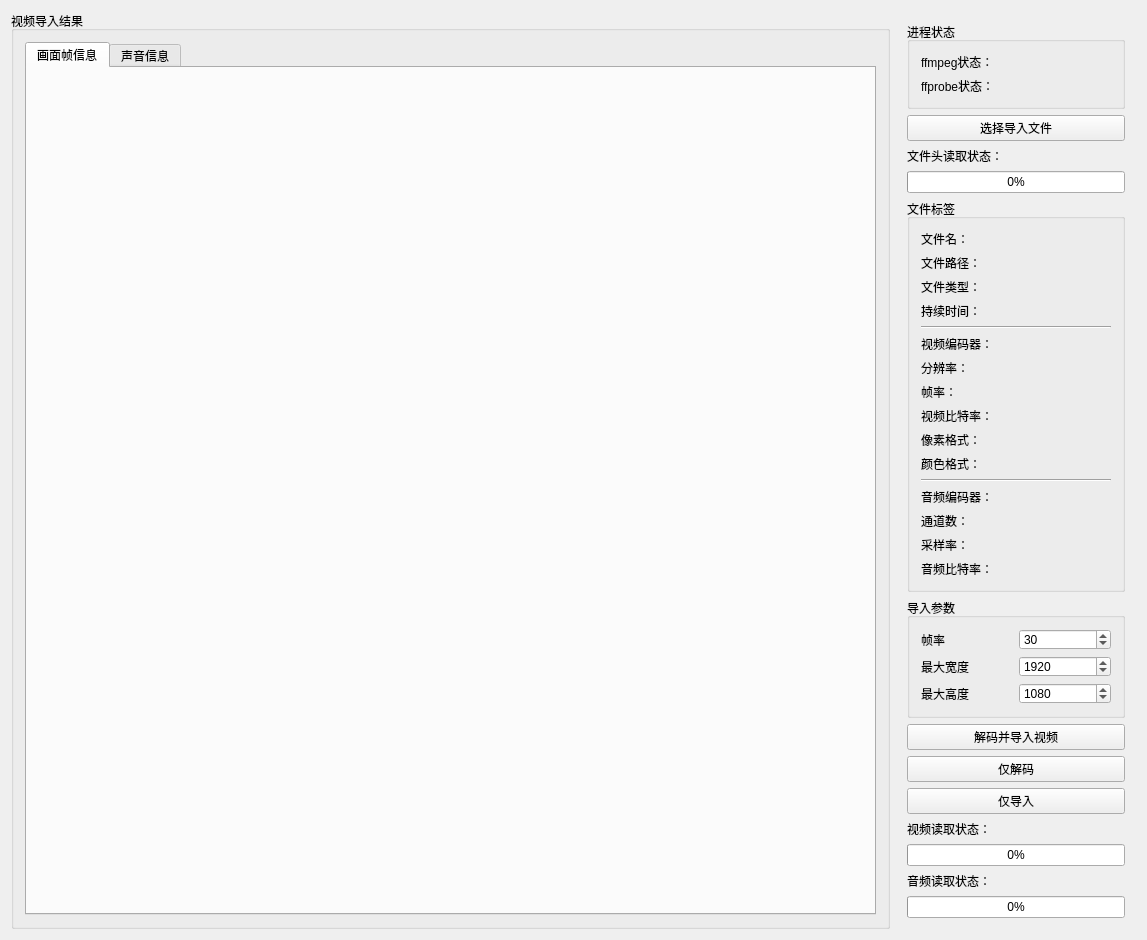
<?xml version="1.0" encoding="UTF-8"?>
<ui version="4.0">
 <class>LoadVedioWgtClass</class>
 <widget class="QWidget" name="LoadVedioWgtClass">
  <property name="geometry">
   <rect>
    <x>0</x>
    <y>0</y>
    <width>1147</width>
    <height>780</height>
   </rect>
  </property>
  <property name="windowTitle">
   <string>LoadVedioWgt</string>
  </property>
  <layout class="QHBoxLayout" name="horizontalLayout">
   <item>
    <widget class="QGroupBox" name="groupBox">
     <property name="title">
      <string>视频导入结果</string>
     </property>
     <layout class="QHBoxLayout" name="horizontalLayout_2">
      <item>
       <widget class="QTabWidget" name="tabWidget">
        <property name="currentIndex">
         <number>0</number>
        </property>
        <widget class="QWidget" name="tab_VideoFrame">
         <attribute name="title">
          <string>画面帧信息</string>
         </attribute>
         <layout class="QVBoxLayout" name="VLayout_LoadVideo"/>
        </widget>
        <widget class="QWidget" name="tab_Audio">
         <attribute name="title">
          <string>声音信息</string>
         </attribute>
         <layout class="QVBoxLayout" name="VLayout_LoadAudio"/>
        </widget>
       </widget>
      </item>
     </layout>
    </widget>
   </item>
   <item>
    <widget class="QWidget" name="widget" native="true">
     <property name="maximumSize">
      <size>
       <width>240</width>
       <height>16777215</height>
      </size>
     </property>
     <layout class="QVBoxLayout" name="verticalLayout_2">
      <item>
       <widget class="QGroupBox" name="groupBox_progressState">
        <property name="title">
         <string>进程状态</string>
        </property>
        <layout class="QVBoxLayout" name="verticalLayout">
         <item>
          <widget class="QLabel" name="label_ffmpegState">
           <property name="text">
            <string>ffmpeg状态：</string>
           </property>
          </widget>
         </item>
         <item>
          <widget class="QLabel" name="label_ffprobeState">
           <property name="text">
            <string>ffprobe状态：</string>
           </property>
          </widget>
         </item>
        </layout>
       </widget>
      </item>
      <item>
       <widget class="QPushButton" name="btn_selLoadFile">
        <property name="text">
         <string>选择导入文件</string>
        </property>
       </widget>
      </item>
      <item>
       <widget class="QLabel" name="label_fileTagLoadState">
        <property name="text">
         <string>文件头读取状态：</string>
        </property>
       </widget>
      </item>
      <item>
       <widget class="QProgressBar" name="progressBar_fileTagLoadState">
        <property name="value">
         <number>0</number>
        </property>
       </widget>
      </item>
      <item>
       <widget class="QGroupBox" name="groupBox_selFileTag_2">
        <property name="title">
         <string>文件标签</string>
        </property>
        <layout class="QVBoxLayout" name="verticalLayout_3">
         <item>
          <widget class="QLabel" name="label_file_FileName">
           <property name="text">
            <string>文件名：</string>
           </property>
          </widget>
         </item>
         <item>
          <widget class="QLabel" name="label_file_Path">
           <property name="text">
            <string>文件路径：</string>
           </property>
          </widget>
         </item>
         <item>
          <widget class="QLabel" name="label_file_FileType">
           <property name="text">
            <string>文件类型：</string>
           </property>
          </widget>
         </item>
         <item>
          <widget class="QLabel" name="label_file_Duration">
           <property name="text">
            <string>持续时间：</string>
           </property>
          </widget>
         </item>
         <item>
          <widget class="Line" name="line">
           <property name="orientation">
            <enum>Qt::Horizontal</enum>
           </property>
          </widget>
         </item>
         <item>
          <widget class="QLabel" name="label_video_codec">
           <property name="text">
            <string>视频编码器：</string>
           </property>
          </widget>
         </item>
         <item>
          <widget class="QLabel" name="label_video_resolution">
           <property name="text">
            <string>分辨率：</string>
           </property>
          </widget>
         </item>
         <item>
          <widget class="QLabel" name="label_video_frameRate">
           <property name="text">
            <string>帧率：</string>
           </property>
          </widget>
         </item>
         <item>
          <widget class="QLabel" name="label_video_BitRate">
           <property name="text">
            <string>视频比特率：</string>
           </property>
          </widget>
         </item>
         <item>
          <widget class="QLabel" name="label_video_pixFmt">
           <property name="text">
            <string>像素格式：</string>
           </property>
          </widget>
         </item>
         <item>
          <widget class="QLabel" name="label_video_colorType">
           <property name="text">
            <string>颜色格式：</string>
           </property>
          </widget>
         </item>
         <item>
          <widget class="Line" name="line_2">
           <property name="orientation">
            <enum>Qt::Horizontal</enum>
           </property>
          </widget>
         </item>
         <item>
          <widget class="QLabel" name="label_audio_codec">
           <property name="text">
            <string>音频编码器：</string>
           </property>
          </widget>
         </item>
         <item>
          <widget class="QLabel" name="label_audio_ChanelNum">
           <property name="text">
            <string>通道数：</string>
           </property>
          </widget>
         </item>
         <item>
          <widget class="QLabel" name="label_audio_sampleRate">
           <property name="text">
            <string>采样率：</string>
           </property>
          </widget>
         </item>
         <item>
          <widget class="QLabel" name="label_audio_Bitrate">
           <property name="text">
            <string>音频比特率：</string>
           </property>
          </widget>
         </item>
        </layout>
       </widget>
      </item>
      <item>
       <widget class="QGroupBox" name="groupBox_2">
        <property name="minimumSize">
         <size>
          <width>0</width>
          <height>120</height>
         </size>
        </property>
        <property name="title">
         <string>导入参数</string>
        </property>
        <layout class="QVBoxLayout" name="verticalLayout_4">
         <item>
          <layout class="QHBoxLayout" name="horizontalLayout_3">
           <item>
            <widget class="QLabel" name="label">
             <property name="text">
              <string>帧率</string>
             </property>
            </widget>
           </item>
           <item>
            <widget class="QSpinBox" name="SBox_LoadFrameRate">
             <property name="value">
              <number>30</number>
             </property>
            </widget>
           </item>
          </layout>
         </item>
         <item>
          <layout class="QHBoxLayout" name="horizontalLayout_4">
           <item>
            <widget class="QLabel" name="label_2">
             <property name="text">
              <string>最大宽度</string>
             </property>
            </widget>
           </item>
           <item>
            <widget class="QSpinBox" name="SBox_LoadPicWidth">
             <property name="maximum">
              <number>4080</number>
             </property>
             <property name="value">
              <number>1920</number>
             </property>
            </widget>
           </item>
          </layout>
         </item>
         <item>
          <layout class="QHBoxLayout" name="horizontalLayout_5">
           <item>
            <widget class="QLabel" name="label_3">
             <property name="text">
              <string>最大高度</string>
             </property>
            </widget>
           </item>
           <item>
            <widget class="QSpinBox" name="SBox_LoadPicHeight">
             <property name="maximum">
              <number>4080</number>
             </property>
             <property name="value">
              <number>1080</number>
             </property>
            </widget>
           </item>
          </layout>
         </item>
        </layout>
       </widget>
      </item>
      <item>
       <widget class="QPushButton" name="btn_DecodeAndLoad">
        <property name="text">
         <string>解码并导入视频</string>
        </property>
       </widget>
      </item>
      <item>
       <widget class="QPushButton" name="btn_decodeOnly">
        <property name="text">
         <string>仅解码</string>
        </property>
       </widget>
      </item>
      <item>
       <widget class="QPushButton" name="btn_loadOnly">
        <property name="text">
         <string>仅导入</string>
        </property>
       </widget>
      </item>
      <item>
       <widget class="QLabel" name="label_videoLoadState">
        <property name="text">
         <string>视频读取状态：</string>
        </property>
       </widget>
      </item>
      <item>
       <widget class="QProgressBar" name="progressBar_VideoLoadState">
        <property name="value">
         <number>0</number>
        </property>
       </widget>
      </item>
      <item>
       <widget class="QLabel" name="label_audioLoadState">
        <property name="text">
         <string>音频读取状态：</string>
        </property>
       </widget>
      </item>
      <item>
       <widget class="QProgressBar" name="progressBar_audioLoadState">
        <property name="value">
         <number>0</number>
        </property>
       </widget>
      </item>
      <item>
       <spacer name="verticalSpacer">
        <property name="orientation">
         <enum>Qt::Vertical</enum>
        </property>
        <property name="sizeHint" stdset="0">
         <size>
          <width>20</width>
          <height>40</height>
         </size>
        </property>
       </spacer>
      </item>
     </layout>
    </widget>
   </item>
  </layout>
 </widget>
 <layoutdefault spacing="6" margin="11"/>
 <resources/>
 <connections/>
</ui>
